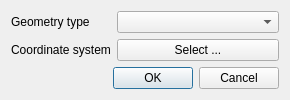
<?xml version="1.0" encoding="UTF-8"?>
<ui version="4.0">
    <class>GeometryProperty</class>
    <widget class="QDialog" name="GeometryProperty">
        <property name="geometry">
            <rect>
                <x>0</x>
                <y>0</y>
                <width>290</width>
                <height>108</height>
            </rect>
        </property>
        <property name="windowTitle">
            <string>Geometry properties</string>
        </property>
        <layout class="QGridLayout" name="gridLayout_2">
            <property name="sizeConstraint">
                <enum>QLayout::SetMaximumSize</enum>
            </property>
            <item row="0" column="0">
                <layout class="QGridLayout" name="gridLayout" columnstretch="0,1">
                    <property name="sizeConstraint">
                        <enum>QLayout::SetMaximumSize</enum>
                    </property>
                    <item row="0" column="0">
                        <widget class="QLabel" name="label">
                            <property name="maximumSize">
                                <size>
                                    <width>16777215</width>
                                    <height>16777215</height>
                                </size>
                            </property>
                            <property name="text">
                                <string>Geometry type</string>
                            </property>
                        </widget>
                    </item>
                    <item row="0" column="1">
                        <widget class="QComboBox" name="cboGeoType">
                            <property name="maximumSize">
                                <size>
                                    <width>500</width>
                                    <height>16777215</height>
                                </size>
                            </property>
                        </widget>
                    </item>
                    <item row="1" column="0">
                        <widget class="QLabel" name="label_2">
                            <property name="sizePolicy">
                                <sizepolicy hsizetype="Preferred" vsizetype="Preferred">
                                    <horstretch>0</horstretch>
                                    <verstretch>0</verstretch>
                                </sizepolicy>
                            </property>
                            <property name="maximumSize">
                                <size>
                                    <width>16777215</width>
                                    <height>16777215</height>
                                </size>
                            </property>
                            <property name="text">
                                <string>Coordinate system</string>
                            </property>
                        </widget>
                    </item>
                    <item row="1" column="1">
                        <widget class="QPushButton" name="btnCoord">
                            <property name="text">
                                <string>Select ...</string>
                            </property>
                        </widget>
                    </item>
                </layout>
            </item>
            <item row="1" column="0">
                <widget class="QDialogButtonBox" name="buttonBox">
                    <property name="orientation">
                        <enum>Qt::Horizontal</enum>
                    </property>
                    <property name="standardButtons">
                        <set>QDialogButtonBox::Cancel|QDialogButtonBox::Ok</set>
                    </property>
                </widget>
            </item>
        </layout>
    </widget>
    <resources/>
    <connections>
        <connection>
            <sender>buttonBox</sender>
            <signal>accepted()</signal>
            <receiver>GeometryProperty</receiver>
            <slot>accept()</slot>
            <hints>
                <hint type="sourcelabel">
                    <x>248</x>
                    <y>254</y>
                </hint>
                <hint type="destinationlabel">
                    <x>157</x>
                    <y>274</y>
                </hint>
            </hints>
        </connection>
        <connection>
            <sender>buttonBox</sender>
            <signal>rejected()</signal>
            <receiver>GeometryProperty</receiver>
            <slot>reject()</slot>
            <hints>
                <hint type="sourcelabel">
                    <x>316</x>
                    <y>260</y>
                </hint>
                <hint type="destinationlabel">
                    <x>286</x>
                    <y>274</y>
                </hint>
            </hints>
        </connection>
    </connections>
</ui>
